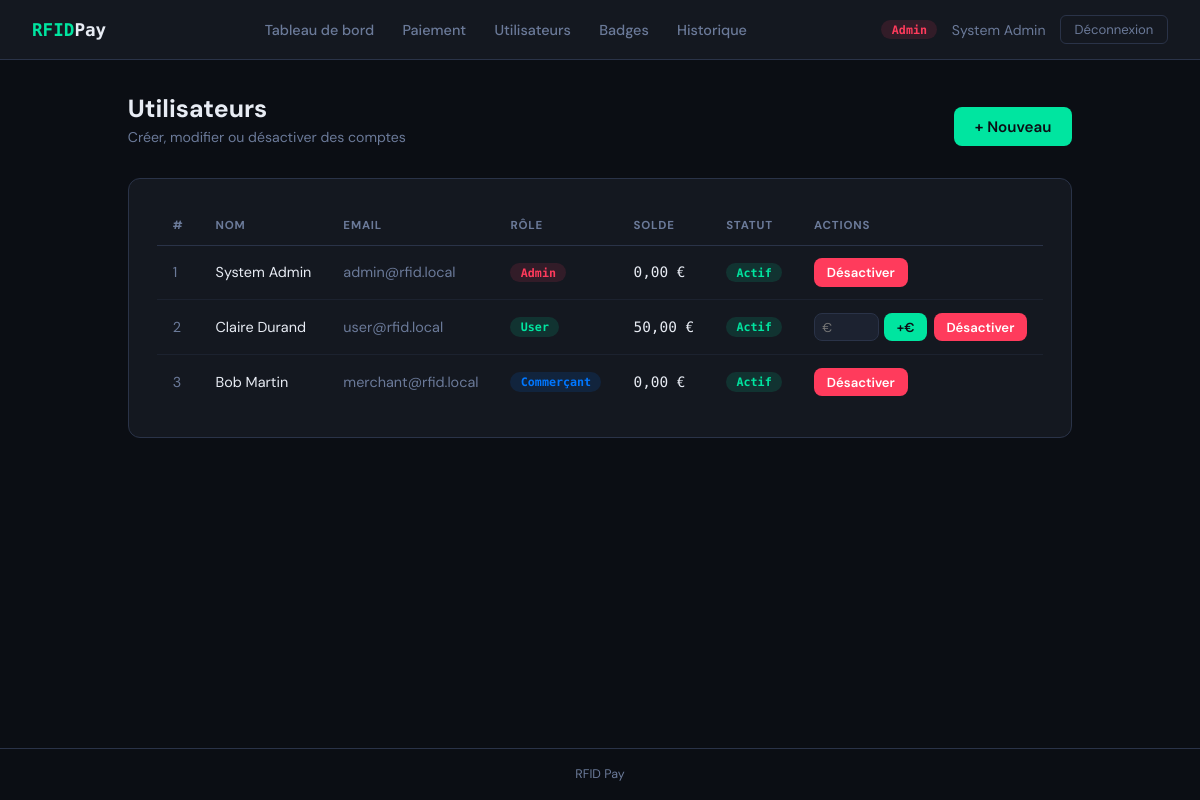
Screenshot of /Pages/admin_users.php (signed in) with the database file from the repository.
### tables this page shows
CREATE TABLE comptes (
    id         INT AUTO_INCREMENT PRIMARY KEY,
    user_id    INT NOT NULL UNIQUE,
    solde      DECIMAL(10,2) NOT NULL DEFAULT 0.00,
    updated_at DATETIME DEFAULT CURRENT_TIMESTAMP ON UPDATE CURRENT_TIMESTAMP,
    FOREIGN KEY (user_id) REFERENCES users(id) ON DELETE CASCADE
);

CREATE TABLE users (
    id           INT AUTO_INCREMENT PRIMARY KEY,
    nom          VARCHAR(100) NOT NULL,
    prenom       VARCHAR(100) NOT NULL,
    email        VARCHAR(150) NOT NULL UNIQUE,
    mot_de_passe VARCHAR(255) NOT NULL,
    role         ENUM('admin', 'user', 'merchant') NOT NULL DEFAULT 'user',
    actif        TINYINT(1) NOT NULL DEFAULT 1,
    created_at   DATETIME DEFAULT CURRENT_TIMESTAMP
);

### src/Includes/auth.php (called while the page is built, shortened)
<?php
class Auth {
    public static function role(): string {
        return $_SESSION['user_role'] ?? '';
    }
}

### src/Pages/admin_users.php (the view, shortened to what this page needs)
<?php
require_once __DIR__ . '/../../src/Includes/auth.php';
$db  = DB::get();
$users = $db->query('SELECT u.*, c.solde FROM users u LEFT JOIN comptes c ON c.user_id = u.id ORDER BY u.id')->fetchAll();
require '_header.php';
?>
<div class="wrap">
  <div class="ph">
    <div><h1>Utilisateurs</h1><p>Créer, modifier ou désactiver des comptes</p></div>
    <button class="btn btn-primary" onclick="document.getElementById('m-create').classList.add('open')">+ Nouveau</button>
  </div>
  <div class="card">
    <div class="tbl-wrap">
      <table>
        <thead><tr><th>#</th><th>Nom</th><th>Email</th><th>Rôle</th><th>Solde</th><th>Statut</th><th>Actions</th></tr></thead>
        <tbody>
        <?php foreach ($users as $u): ?>
          <tr>
            <td style="color:var(--muted)"><?= $u['id'] ?></td>
            <td><?= htmlspecialchars($u['prenom'].' '.$u['nom']) ?></td>
            <td style="color:var(--muted)"><?= htmlspecialchars($u['email']) ?></td>
            <td><?php
			$rc = 'green'; $rl = 'User';
			if ($u['role'] === 'admin') { $rc = 'red'; $rl = 'Admin'; }
			elseif ($u['role'] === 'merchant') { $rc = 'blue'; $rl = 'Commerçant'; }
              echo "<span class='tag tag-$rc'>$rl</span>";
            ?></td>
            <td style="font-family:var(--mono)"><?= number_format((float)$u['solde'], 2, ',', ' ') ?> €</td>
            <td><?= $u['actif'] ? '<span class="tag tag-green">Actif</span>' : '<span class="tag tag-red">Inactif</span>' ?></td>
            <td>
              <div style="display:flex;gap:.4rem;flex-wrap:wrap">
                <?php if ($u['role'] === 'user'): ?>
                <form method="POST" style="display:inline-flex;gap:.3rem">
                  <input type="number" name="montant" step="0.01" min="0.01" placeholder="€"
                         style="width:65px;padding:.28rem .45rem;font-size:.8rem">
                  <button class="btn btn-primary btn-sm">+€</button>
                </form>
                <?php endif; ?>
                <form method="POST" style="margin:0">
                  <button class="btn btn-sm <?= $u['actif'] ? 'btn-danger' : 'btn-secondary' ?>">
                    <?= $u['actif'] ? 'Désactiver' : 'Réactiver' ?>
                  </button>
                </form>
              </div>
            </td>
          </tr>
        <?php endforeach; ?>
        </tbody>
      </table>
    </div>
  </div>
</div>
<footer><?= APP_NAME ?></footer>
</body></html>

### src/Pages/_header.php (shortened to what this page needs)
<?php
$role = Auth::role();
if ($role === 'admin') {
    $roleLabel = 'Admin';
    $roleClass = 'red';
} elseif ($role === 'merchant') {
    $roleLabel = 'Commerçant';
    $roleClass = 'blue';
} else {
    $roleLabel = 'Utilisateur';
    $roleClass = 'green';
}
?>
<!DOCTYPE html>
<html lang="fr">
<head>
  <link rel="stylesheet" href="../CSS/style.css">
</head>
<body>
<header>
  <a class="logo" href="../dashboard.php">RFID<span>Pay</span></a>
  <nav>
    <a href="../dashboard.php">Tableau de bord</a>
    <?php if ($role === 'admin' || $role === 'merchant'): ?>
    <a href="paiement.php">Paiement</a>
    <?php endif; ?>
    <?php if ($role === 'admin'): ?>
    <a href="admin_users.php">Utilisateurs</a>
    <a href="admin_badges.php">Badges</a>
    <?php endif; ?>
    <a href="transactions.php">Historique</a>
  </nav>
  <div style="display:flex;align-items:center;gap:.9rem">
    <span class="tag tag-<?= $roleClass ?>"><?= $roleLabel ?></span>
    <span style="font-size:.88rem;color:var(--muted)"><?= htmlspecialchars($_SESSION['user_nom']) ?></span>
    <form method="POST" action="../logout.php" style="margin:0">
      <button class="btn-logout">Déconnexion</button>
    </form>
  </div>
</header>

### src/CSS/style.css (style rules this page uses)
:root { --bg: #0b0e14; --surface: #141820; --surface2: #1c2230; --border: #2a3348; --accent: #00e5a0; --blue: #0077ff; --danger: #ff3b5c; --warn: #ffb700; --text: #e8ecf4; --muted: #6b7a99; --r: 12px; --mono: 'Space Mono', monospace; --sans: 'DM Sans', sans-serif; }
*, *::before, *::after { box-sizing: border-box; margin: 0; padding: 0; }
body { font-family: var(--sans); background: var(--bg); color: var(--text); min-height: 100vh; display: flex; flex-direction: column; }
header { display: flex; align-items: center; justify-content: space-between; padding: 0 2rem; height: 60px; background: var(--surface); border-bottom: 1px solid var(--border); position: sticky; top: 0; z-index: 100; }
.logo { font-family: var(--mono); font-size: 1.1rem; font-weight: 700; color: var(--accent); text-decoration: none; }
.logo span { color: var(--text); }
nav a { color: var(--muted); text-decoration: none; font-size: .9rem; font-weight: 500; margin-left: 1.5rem; transition: color .2s; }
.wrap { max-width: 1080px; margin: 0 auto; padding: 2rem 1.5rem; flex: 1; }
.card { background: var(--surface); border: 1px solid var(--border); border-radius: var(--r); padding: 1.75rem; }
input, select, textarea { background: var(--surface2); border: 1px solid var(--border); border-radius: 8px; color: var(--text); font-family: var(--sans); font-size: .95rem; padding: .6rem 1rem; width: 100%; outline: none; transition: border-color .2s, box-shadow .2s; }
.btn { display: inline-flex; align-items: center; gap: .4rem; padding: .6rem 1.3rem; border-radius: 8px; border: none; font-family: var(--sans); font-size: .95rem; font-weight: 600; cursor: pointer; text-decoration: none; transition: opacity .15s, transform .1s; }
.btn-primary { background: var(--accent); color: #0b0e14; }
.btn-danger { background: var(--danger); color: #fff; }
.btn-sm { padding: .35rem .8rem; font-size: .82rem; }
.tbl-wrap { overflow-x: auto; }
table { width: 100%; border-collapse: collapse; font-size: .9rem; }
th { text-align: left; padding: .7rem 1rem; font-size: .72rem; text-transform: uppercase; letter-spacing: .07em; color: var(--muted); border-bottom: 1px solid var(--border); }
td { padding: .8rem 1rem; border-bottom: 1px solid rgba(42,51,72,.4); }
tr:last-child td { border-bottom: none; }
.tag { display: inline-block; padding: .18rem .65rem; border-radius: 999px; font-size: .73rem; font-weight: 600; font-family: var(--mono); }
.tag-green { background: rgba(0,229,160,.13); color: var(--accent); }
.tag-red { background: rgba(255,59,92,.13); color: var(--danger); }
.tag-blue { background: rgba(0,119,255,.13); color: var(--blue); }
.ph { display: flex; align-items: flex-end; justify-content: space-between; margin-bottom: 2rem; flex-wrap: wrap; gap: 1rem; }
.ph h1 { font-size: 1.55rem; font-weight: 700; }
.ph p { color: var(--muted); font-size: .88rem; margin-top: .2rem; }
.btn-logout { background: transparent; border: 1px solid var(--border); color: var(--muted); padding: .3rem .85rem; border-radius: 6px; font-family: var(--sans); font-size: .82rem; cursor: pointer; transition: border-color .2s, color .2s; }
footer { text-align: center; padding: 1.1rem; font-size: .78rem; color: var(--muted); border-top: 1px solid var(--border); }

### rows the page displays
comptes: user "1", user.nom "System Admin", user.email "admin@rfid.local", user.role "Admin", solde "0,00"
comptes: user "2", user.nom "Claire Durand", user.email "user@rfid.local", rl "User", solde "50,00"
comptes: user "3", user.nom "Bob Martin", user.email "merchant@rfid.local", user.role "Commerçant", solde "0,00"

### other values shown
$roleLabel "Admin"
$_SESSION['user_nom'] "System Admin"
APP_NAME "RFID Pay"
